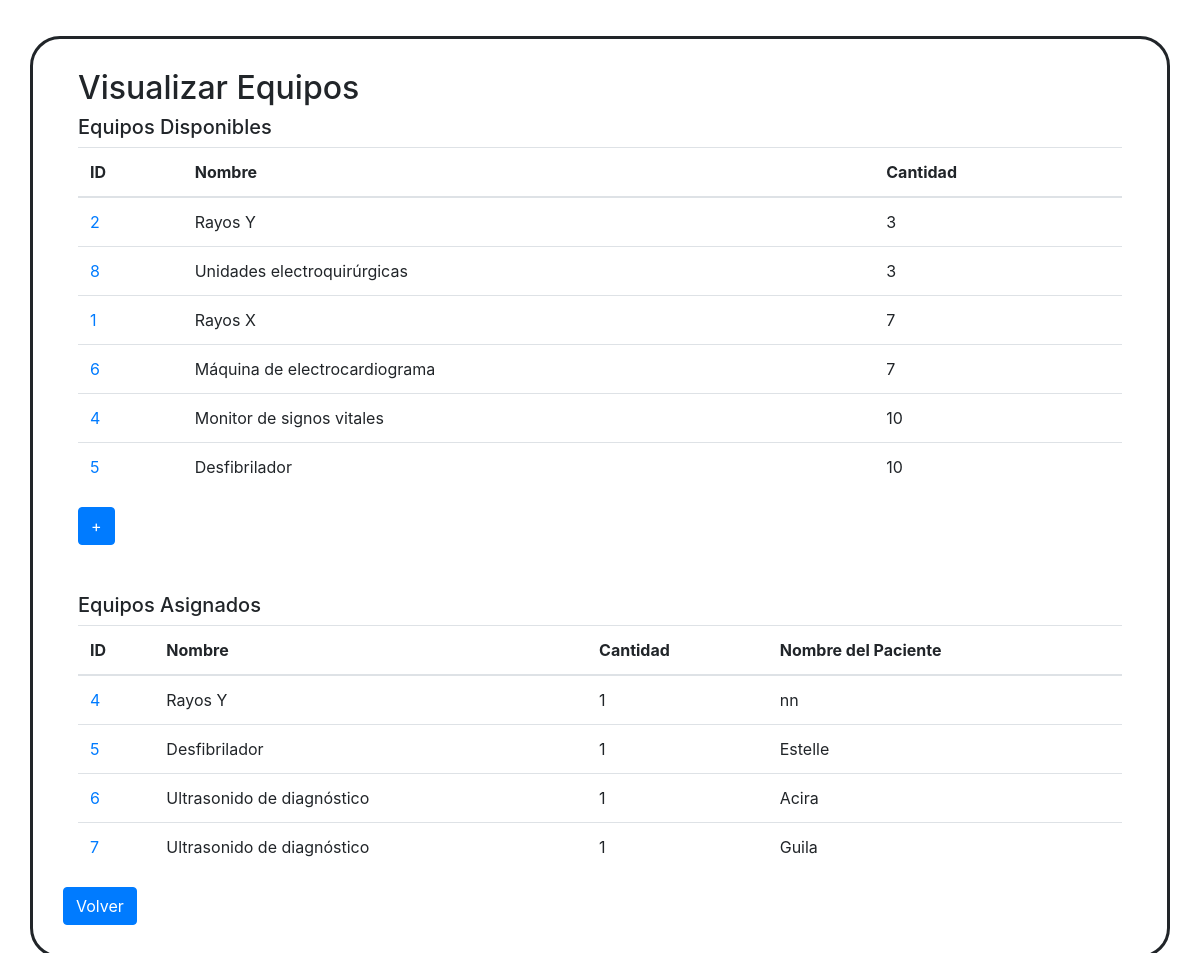
/Proyecto/listarEquipos.php (signed in), run on the app's committed database.
### tables this page shows
CREATE TABLE `equipos` (
  `ID` int(11) NOT NULL,
  `Nombre` char(30) NOT NULL,
  `Cantidad` int(11) NOT NULL
);

CREATE TABLE `equipos_asignados` (
  `ID` int(11) NOT NULL,
  `EquipoID` int(11) NOT NULL,
  `PacienteID` int(11) NOT NULL,
  `FechaPedido` datetime DEFAULT NULL,
  `Cantidad` int(11) NOT NULL
);

CREATE TABLE `pacientes` (
  `PID` int(11) NOT NULL,
  `Identificacion` int(11) NOT NULL,
  `Nombre` char(30) NOT NULL,
  `Diagnostico` char(255) NOT NULL,
  `Prioridad` char(5) NOT NULL,
  `FechaIngreso` date NOT NULL,
  `DuracionDias` int(11) NOT NULL,
  `CamaID` int(11) NOT NULL,
  `MedicoID` int(11) NOT NULL
);

### htdocs/Proyecto/utils.php (called while the page is built, shortened)
<?php
    include_once 'model.php';
    function consultarPacienteByID($id)
    {
        $con = mysqli_connect(HOST_DB,USUARIO_DB,USUARIO_PASS,NOMBRE_DB);
        $sql = "SELECT * FROM Pacientes Where PID='$id'";
        $resultado = mysqli_query($con, $sql);
        $paciente = mysqli_fetch_array($resultado);
        if($paciente!=null)
        {
            $paciente = new Paciente($paciente['PID'],$paciente['Identificacion'],$paciente['Nombre'],$paciente['Diagnostico'], $paciente['Prioridad'],$paciente['FechaIngreso'],$paciente['DuracionDias'],$paciente['CamaID'],$paciente['MedicoID']);
        }
        else
        {
            $paciente = null;
        }
        return $paciente;
    }
    function obtenerEquiposDisponibles()
     {
        $con = mysqli_connect(HOST_DB,USUARIO_DB,USUARIO_PASS,NOMBRE_DB);
        $sql = "SELECT * FROM Equipos WHERE Cantidad>0 ORDER BY Cantidad ASC";
        $resultado = mysqli_query($con, $sql);
        $equipos=array();
        $i = 0;
        while($fila = mysqli_fetch_array($resultado))
        {
            $equipo = new Equipos($fila['ID'], $fila['Nombre'], $fila['Cantidad']);
            $equipos[$i] = $equipo;
            $i += 1;
        }
        return $equipos;
     }
    function obtenerEquiposAsignados()
    {
        $con = mysqli_connect(HOST_DB,USUARIO_DB,USUARIO_PASS,NOMBRE_DB);
        $sql = "SELECT equipos_asignados.ID,EquipoID,PacienteID,FechaPedido,equipos_asignados.Cantidad,Nombre
        FROM equipos_asignados
        INNER JOIN equipos ON
        equipos_asignados.EquipoID=equipos.ID";
        $resultado = mysqli_query($con, $sql);
        $equipos=array();
        $i = 0;
        while($fila = mysqli_fetch_array($resultado))
        {
            $equipo = new EquipoAsignado($fila['ID'],$fila['EquipoID'],$fila['PacienteID'],$fila['FechaPedido'],$fila['Cantidad'],$fila['Nombre']);
            $equipos[$i] = $equipo;
            $i += 1;
        }
        return $equipos;
    }
?>

### htdocs/Proyecto/model.php (called while the page is built, shortened)
<?php
    class Paciente
    {
        function __construct($pid,$identificacion,$nombre,$diagnostico,$prioridad,$fechaIngreso,$duracionDias,$camaID,$medicoID)
        {
            $this->nombre = $nombre;
        }
    }
    class Equipos
    {
        function __construct($id,$nombre,$cantidad)
        {
            $this->id = $id;
            $this->cantidad = $cantidad;
            $this->nombre = $nombre;
        }
    }
    class EquipoAsignado
    {
        function __construct($id,$equipoID, $pacienteID, $fechaPedido,$cantidad,$nombre)
        {
            $this->id = $id;
            $this->cantidad = $cantidad;
            $this->nombre = $nombre;
        }
    }
?>

### htdocs/Proyecto/listarEquipos.php (the view, shortened to what this page needs)
<?php
    include_once 'utils.php';
    include_once 'model.php';
    $error = false;
    if($error == false)
    {
        $equiposDisponibles = obtenerEquiposDisponibles();
        $equiposAsignados = obtenerEquiposAsignados();
    }
?>
<!DOCTYPE html>
<html>
    <head>
        <link rel="stylesheet" href="https://stackpath.bootstrapcdn.com/bootstrap/4.5.0/css/bootstrap.min.css">
    </head>
    <body>
        <div class="container" style="border-radius: 30px;border: solid;padding: 30px;margin-top: 3%;">
            <div class="container">
                <h2>Visualizar Equipos</h2>
            </div>
            <div class="container">
                <h5>Equipos Disponibles</h5>
            </div>
            <div class="container">
                <table class="table">
                    <thead>
                        <tr>
                            <th scope="col">ID</th>
                            <th scope="col">Nombre</th>
                            <th scope="col">Cantidad</th>
                        </tr>
                    </thead>
                    <tbody>
                        <?php
                            $cadena = "";
                            foreach($equiposDisponibles as $r)
                            {
                                $cadena.="<tr>";
                                $cadena .= "<td><a href='modificarEquipo.php?id=".$r->id."'>".$r->id."</a></td>";
                                $cadena .= "<td>".$r->nombre."</td>";
                                $cadena .= "<td>".$r->cantidad."</td>";
                                $cadena .= "</tr>";
                            }
                            echo $cadena;
                        ?>
                    </tbody>
                </table>
            </div>
            <div class="container">
                <a href = "agregarEquipos.php"><button class="btn btn-primary" type ="button">+</button></a>
            </div>
            <br>
            <br>
            <div class="container">
                <h5>Equipos Asignados</h5>
            </div>
            <div class="container">
                <table class="table">
                    <thead>
                        <tr>
                            <th scope="col">ID</th>
                            <th scope="col">Nombre</th>
                            <th scope="col">Cantidad</th>
                            <th scope="col">Nombre del Paciente</th>
                        </tr>
                    </thead>
                    <tbody>
                        <?php
                            $cadena = "";
                            foreach($equiposAsignados as $r)
                            {
                                $paciente = consultarPacienteByID($r->pacienteID);
                                $cadena.="<tr>";
                                $cadena .= "<td><a href='modificarEquipoAsignado.php?id=".$r->id."'>".$r->id."</a></td>";
                                $cadena .= "<td>".$r->nombre."</td>";
                                $cadena .= "<td>".$r->cantidad."</td>";
                                $cadena .= "<td>".$paciente->nombre."</td>";
                                $cadena .= "</tr>";
                            }
                            echo $cadena;
                        ?>
                    </tbody>
                </table>
            </div>
            <div>
                <a href = "admin.php"><button class="btn btn-primary" type ="button">Volver</button></a>
            </div>
        </div>
    </body>
</html>

### data on the page
equipos: ID "2", Nombre "Rayos Y", Cantidad "3"
equipos: ID "8", Nombre "Unidades electroquirúrgicas", Cantidad "3"
equipos: ID "1", Nombre "Rayos X", Cantidad "7"
equipos: ID "6", Nombre "Máquina de electrocardiograma", Cantidad "7"
equipos: ID "4", Nombre "Monitor de signos vitales", Cantidad "10"
equipos: ID "5", Nombre "Desfibrilador", Cantidad "10"
equipos_asignados: ID "4", EquipoID.Nombre "Rayos Y", Cantidad "1", PacienteID.Nombre "nn"
equipos_asignados: ID "5", EquipoID.Nombre "Desfibrilador", Cantidad "1", PacienteID.Nombre "Estelle"
equipos_asignados: ID "6", EquipoID.Nombre "Ultrasonido de diagnóstico", Cantidad "1", PacienteID.Nombre "Acira"
equipos_asignados: ID "7", EquipoID.Nombre "Ultrasonido de diagnóstico", Cantidad "1", PacienteID.Nombre "Guila"
